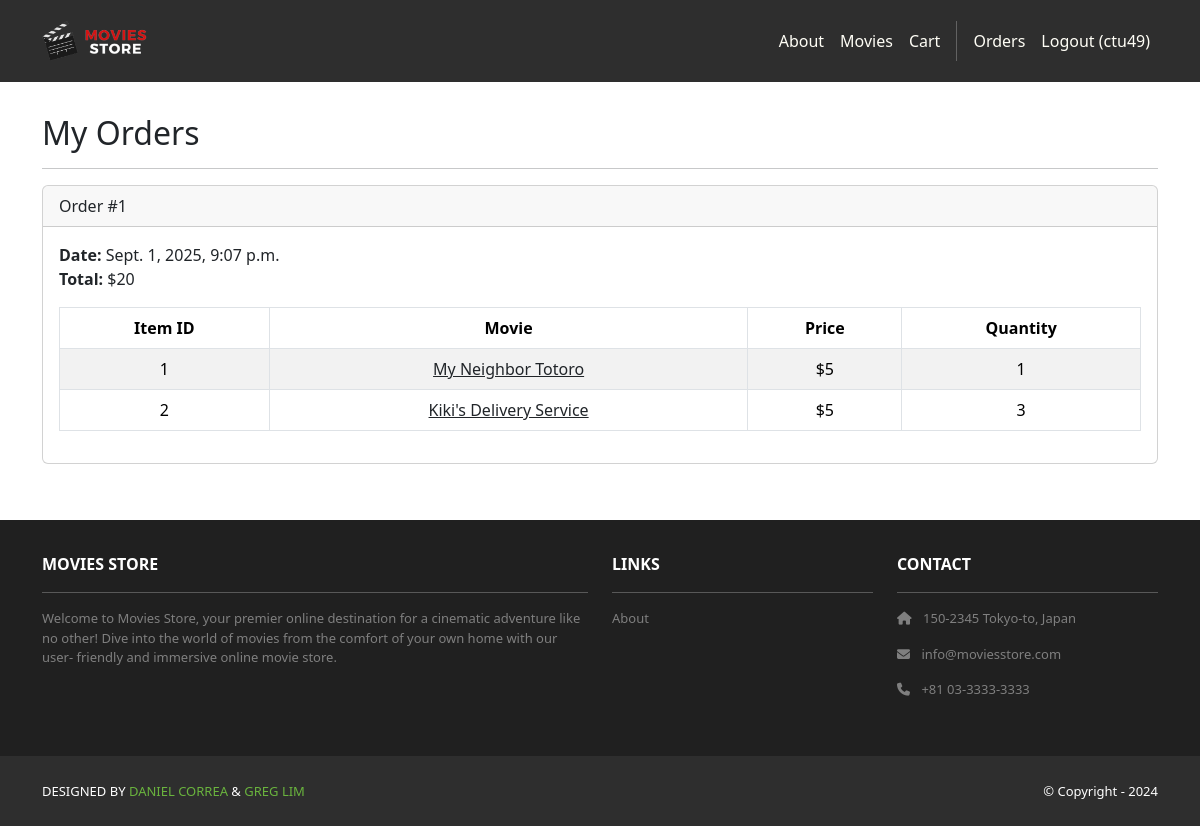
The app's page /accounts/accounts/ (signed in), older data.
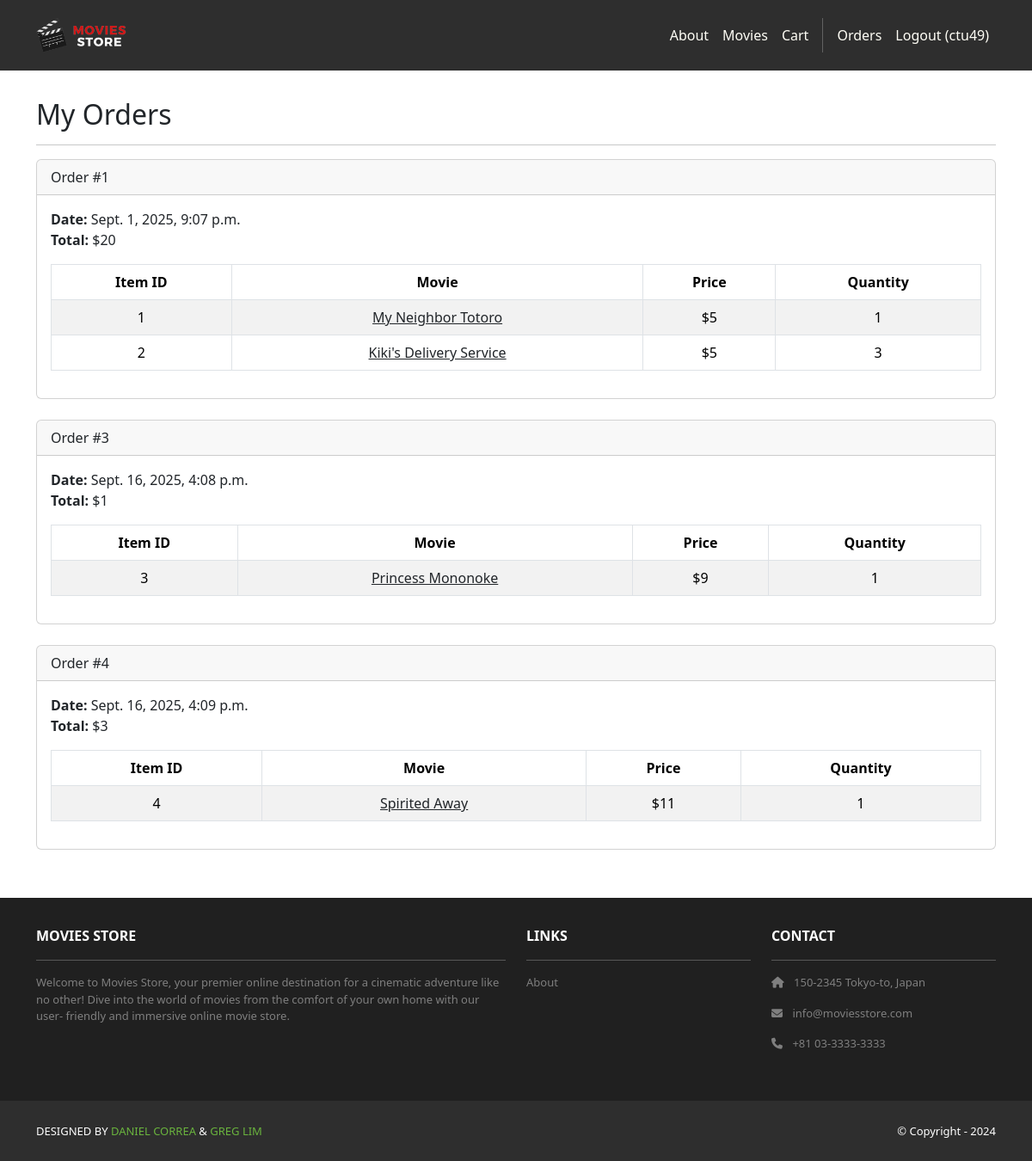
The same page, newer data.
### cart/models.py (models this page shows, shortened)
class Order(models.Model):
    id = models.AutoField(primary_key=True)
    total = models.IntegerField()
    date = models.DateTimeField(auto_now_add=True)
    user = models.ForeignKey(User, on_delete=models.CASCADE)

class Item(models.Model):
    id = models.AutoField(primary_key=True)
    price = models.IntegerField()
    quantity = models.IntegerField()
    order = models.ForeignKey(Order, on_delete=models.CASCADE)
    movie = models.ForeignKey(Movie, on_delete=models.CASCADE)

### movies/models.py (models this page shows, shortened)
class Movie(models.Model):
    id = models.AutoField(primary_key=True) #automatically increments val for each new record added
    name = models.CharField(max_length=255)
    price = models.IntegerField()
    description = models.TextField()
    image = models.ImageField(upload_to='movie_images/') #images will be stored in movie_images

### accounts/views.py (the view)
# urls.py: path('accounts/', views.orders, name='accounts.orders'),
@login_required
def orders(request):
    template_data = {}
    template_data['title'] = 'Orders'
    template_data['orders'] = request.user.order_set.all()
    return render(request, 'accounts/orders.html', {'template_data': template_data})

### accounts/templates/accounts/orders.html
{% extends 'base.html' %}
{% block content %}
<div class="p-3">
  <div class="container">
    <div class="row mt-3">
      <div class="col mx-auto mb-3">
        <h2>My Orders</h2>
        <hr />
        {% for order in template_data.orders %}
        <div class="card mb-4">
          <div class="card-header">
            Order #{{ order.id }}
          </div>
          <div class="card-body">
            <b>Date:</b> {{ order.date }}<br />
            <b>Total:</b> ${{ order.total }}<br />
            <table class="table table-bordered table-striped text-center mt-3">
              <thead>
                <tr>
                  <th scope="col">Item ID</th>
                  <th scope="col">Movie</th>
                  <th scope="col">Price</th>
                  <th scope="col">Quantity</th>
                </tr>
              </thead>
              <tbody>
                {% for item in order.item_set.all %}
                <tr>
                  <td>{{ item.movie.id }}</td>
                  <td>
                    <a class="link-dark"
                      href="{% url 'movies.show' id=item.movie.id %}">
                      {{ item.movie.name }}
                    </a>
                  </td>
                  <td>${{ item.movie.price }}</td>
                  <td>{{ item.quantity }}</td>
                </tr>
                {% endfor %}
              </tbody>
            </table>
          </div>
        </div>
        {% endfor %}
      </div>
    </div>
  </div>
</div>
{% endblock content %}

### moviesstore/templates/base.html (shortened to what this page needs)
<!DOCTYPE html>
<html>
    {% load static %}
  <head>
    <link href=
      "https://cdn.jsdelivr.net/npm/bootstrap@5.3.3/dist/css/bootstrap.min.css" rel="stylesheet"
>
    <link rel=
      "stylesheet"  href="https://cdnjs.cloudflare.com/ajax/libs/font-awesome/6.1.1/css/all.min.css">
    <link rel="stylesheet" type="text/css"
          href="{% static 'css/style.css' %}">
  </head>
  <body>
     <nav class="p-3 navbar navbar-dark bg-dark navbar-expand-lg">
      <div class="container">
        <a class="navbar-brand" href="{% url 'home.index' %}">
          <img src="{% static 'img/logo.png' %}" alt="logo" height="40" />
        </a>
        <div class="collapse navbar-collapse"
             id="navbarNavAltMarkup">
          <div class="navbar-nav ms-auto navbar-ml">
            <a class="nav-link"
               href="{% url 'home.about' %}">About</a>
            <a class="nav-link" href=
              "{% url 'movies.index' %}">Movies</a>
            <a class="nav-link"
              href="{% url 'cart.index' %}">Cart</a>
            {% if user.is_authenticated %}
            <a class="nav-link"
              href="{% url 'accounts.orders' %}">Orders
            </a>
            <a class="nav-link"
              href="{% url 'accounts.logout' %}">Logout ({{ user.username }})</a>
            {% endif %}
          </div>
        </div>
      </div>
    </nav>
    <div>
      {% block content %}
      {% endblock content %}
    </div>
     <section class="p-3 ms-footer d-none d-md-block">
      <div class="container">
        <div class="row mt-3 text-white">
          <div class="col-md-6 col-lg-6 col-xl-6
               mx-auto mb-4">
            <b>MOVIES STORE</b>
            <hr />
            <p>
              Welcome to Movies Store, your premier online
              destination for a cinematic adventure like no
              other! Dive into the world of movies from the
              comfort of your own home with our user-
              friendly and immersive online movie store.
            </p>
          </div>
          <div class="col-md-3 col-lg-3 col-xl-3
               mx-auto mb-4">
            <b>LINKS</b>
            <hr />
            <p><a class="nav-link"
              href="{% url 'home.about' %}">
              About
            </a></p>
          </div>
          <div class="col-md-3 col-lg-3 col-xl-3 mx-auto
               mb-4">
            <b>CONTACT</b>
            <hr />
            <p><i class="fas fa-home me-2"></i>
              150-2345 Tokyo-to, Japan
            </p>
            <p><i class="fas fa-envelope me-2"></i>
              info@moviesstore.com
            </p>
            <p><i class="fas fa-phone me-2"></i>
              +81 03-3333-3333
            </p>
          </div>
        </div>
      </div>
    </section>
    <section class="p-3 ms-footer-bottom bg-dark">
      <div class="container d-flex
           justify-content-between">
        <div class="me-5 text-white">
          <span>DESIGNED BY
            <a href="https://www.x.com/danielgarax"
            target="_blank">DANIEL CORREA</a> &
            <a href="https://www.x.com/greglim81"
            target="_blank">GREG LIM</a>
          </span>
        </div>
        <div class="text-white">
          <span>© Copyright - 2024</span>
        </div>
      </div>
    </section>
  </body>
</html>

### moviesstore/static/css/style.css (style rules this page uses)
.navbar a.nav-link { color: #FFFEF6 !important; }
.bg-dark { background-color: #2E2E2E !important; }
.ms-footer { background-color: #202020; }
.ms-footer p { color: #7F7F7F; font-size: 13px; }
.ms-footer-bottom span { font-size: 13px; line-height: 38px; }
.ms-footer-bottom a { color: #6ab43e; text-decoration: none; }

Row changes from the older to the newer data that the page shows:
added Order: id "3", date "Sept. 16, 2025, 4:08 p.m.", total "1"
added Item: movie.id "3", movie.name "Princess Mononoke", movie.price "9", quantity "1"
added Order: id "4", date "Sept. 16, 2025, 4:09 p.m.", total "3"
added Item: movie.id "4", movie.name "Spirited Away", movie.price "11", quantity "1"
